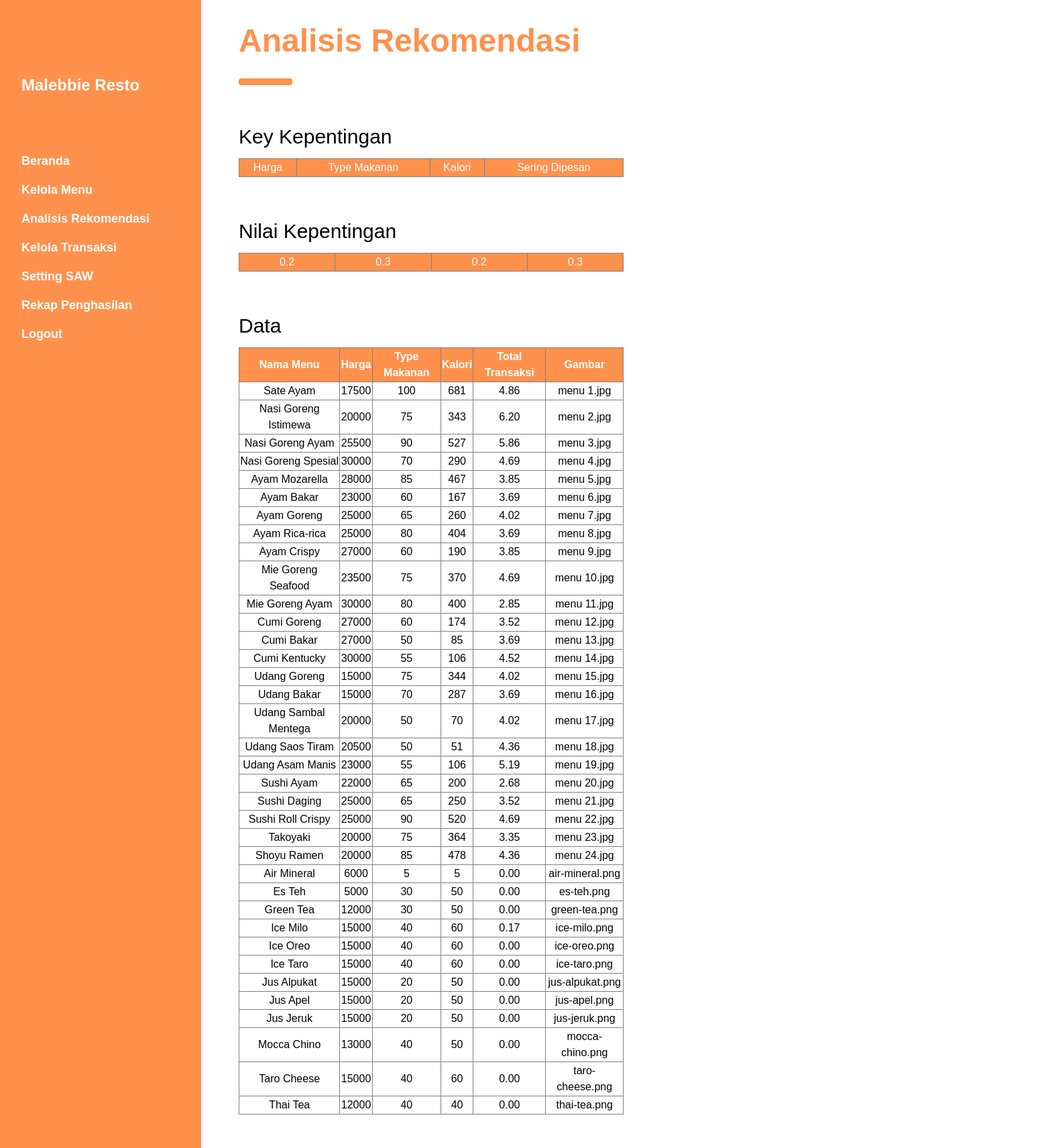
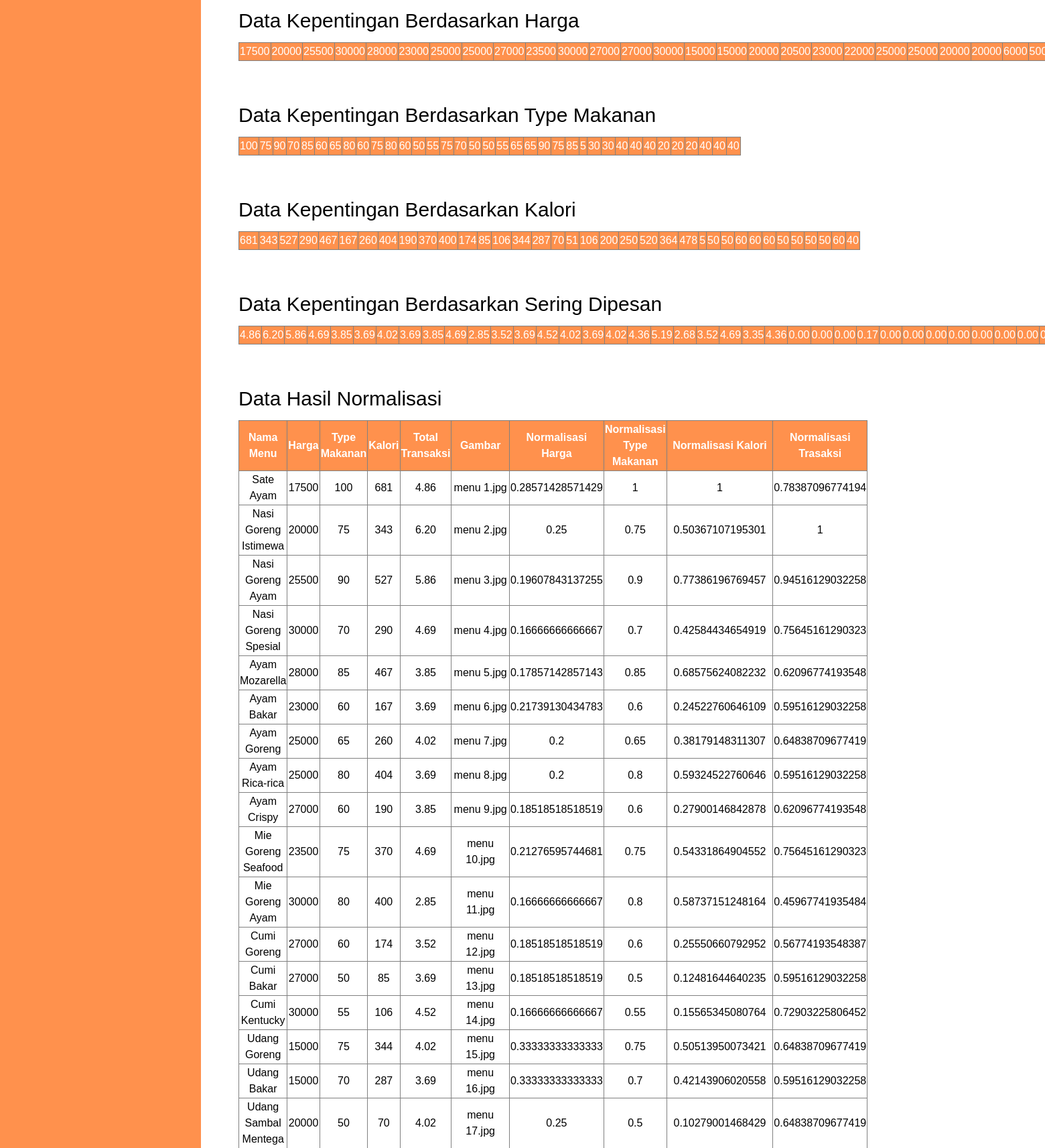
/admin/view_analisis_rekomendasi.php (signed in, upper part), run on the app's committed database (2 pictures, top to bottom).
### tables this page shows
CREATE TABLE IF NOT EXISTS `table_menu` (
  `id` int(11) NOT NULL AUTO_INCREMENT,
  `nama_menu` varchar(50) NOT NULL,
  `makanan_or_minuman` varchar(50) NOT NULL,
  `harga` double NOT NULL DEFAULT 0,
  `type_makanan` double NOT NULL DEFAULT 0,
  `kalori` double NOT NULL DEFAULT 0,
  `gambar` text NOT NULL,
  PRIMARY KEY (`id`)
);

### admin/view_analisis_rekomendasi.php (the view, shortened to what this page needs)
<?php
  include('template/atas.php');
?>
  <div class="w3-container" id="login" style="margin-top:15px">
    <h1 class="w3-xxxlarge judul-content"><b>Analisis Rekomendasi</b></h1>
    <hr class="w3-round garis-judul-content">
      <br>
<?php
  include('config/connect-db.php');
  $key_kepentingan = array();
  $data            = array();
  $i = 0;
  $r = mysqli_query($mysqli, "SELECT * FROM table_setting_saw");
  while($e = mysqli_fetch_array($r)) {
     $key_kepentingan[$i] = $e['kepentingan'];
     $i++;
  }
  $j = 0;
  $result = mysqli_query($mysqli, "SELECT * FROM table_menu");
  while($d = mysqli_fetch_array($result)) {
    $r = mysqli_query($mysqli, "SELECT COUNT(*) tot FROM table_transaksi WHERE id_menu = $d[id]");
    $rc = mysqli_fetch_array($r);
    $s = mysqli_query($mysqli, "SELECT COUNT(*) tot FROM table_transaksi");
    $rs = mysqli_fetch_array($s);
    $trasaksi = number_format(($rc['tot']/$rs['tot'])*100,2);
    $data[$j] = array(
                     $d['nama_menu'],
               $d['harga'],
               $d['type_makanan'],
               $d['kalori'],
               $trasaksi,
               $d['gambar']
              );
    $j++;
  }
  $Hdata        = array("Nama Menu","Harga","Type Makanan","Kalori","Total Transaksi","Gambar");
  function displayData($var,$title)
  {
  $tab  = "<h2>".$title."</h2>";
  $tab .= "<table border=1 style='border-collapse:collapse;width:50%'><tr class='w3-red'>";
  foreach ($var as $gg) {
     $tab .= "<td><center>".$gg."</td>";
  }
  $tab .= "</tr></table><br><br>";
  echo $tab;
  }
  function displayDataMultidimentions($var,$title,$header)
  {
  $tab  = "<h2>".$title."</h2>";
  $tab .= "<table border=1 style='border-collapse:collapse;width:50%'>";
  $tab .= "<tr class='w3-red'>";
  foreach ($header as $hh) {
    $tab .= "<th>$hh</th>";
  }
  $tab .= "</tr>";
  foreach ($var as $gg) {
     $tab .= "<tr>";
     foreach ($gg as $g) {
     $tab .= "<td><center>".$g."</td>";
     }
     $tab .= "</tr>";
  }
  $tab .= "</table><br><br>";
  echo $tab;
  }
  displayData($key_kepentingan,'Key Kepentingan');
  displayDataMultidimentions($data,'Data',$Hdata);
?>
  </div>
</div>
<br><br><br><br><br>
<?php
  include('template/bawah.php');
?>

### admin/assets/w3.css (style rules this page uses)
*,*:before,*:after { box-sizing:inherit }
html { -ms-text-size-adjust:100%;-webkit-text-size-adjust:100% }
body { margin:0 }
hr { box-sizing:content-box;height:0;overflow:visible }
html,body { font-family:Verdana,sans-serif;font-size:15px;line-height:1.5 }
html { overflow-x:hidden }
h1 { font-size:36px }
h2 { font-size:30px }
h1,h2,h3,h4,h5,h6 { font-family:"Segoe UI",Arial,sans-serif;font-weight:400;margin:10px 0 }
hr { border:0;border-top:1px solid #eee;margin:20px 0 }
.w3-container:after,.w3-container:before,.w3-panel:after,.w3-panel:before,.w3-row:after,.w3-row:before,.w3-row-padding:after,.w3-row-padding:before, .w3-cell-row:before,.w3-cell-row:after,.w3-clear:after,.w3-clear:before,.w3-bar:before,.w3-bar:after { content:"";display:table;clear:both }
.w3-round,.w3-round-medium { border-radius:4px }
.w3-container,.w3-panel { padding:0.01em 16px }
.w3-xxxlarge { font-size:48px!important }
.w3-red,.w3-hover-red:hover { color:#fff!important;background-color:#f39c12!important }

### admin/template/atas.php (style rules this page uses)
body,h1,h2,h3,h4,h5 { font-family: "Poppins", sans-serif }
body { font-size:16px; }
.judul-content { color: #ff914d; }
.garis-judul-content { width:70px;border:5px solid #ff914d; }
.w3-red { background-color: #ff914d!important; }

### data on the page
table_menu: nama_menu "Sate Ayam", harga "17500", type_makanan "100", kalori "681", g "4.86", gambar "menu 1.jpg", g "0.28571428571429", id "1", g "0.78387096774194"
table_menu: nama_menu "Nasi Goreng Istimewa", harga "20000", type_makanan "75", kalori "343", g "6.20", gambar "menu 2.jpg", g "0.25", g "0.75", g "0.50367107195301", g "1"
table_menu: nama_menu "Nasi Goreng Ayam", harga "25500", type_makanan "90", kalori "527", g "5.86", gambar "menu 3.jpg", g "0.19607843137255", g "0.9", g "0.77386196769457", g "0.94516129032258"
table_menu: nama_menu "Nasi Goreng Spesial", harga "30000", type_makanan "70", kalori "290", g "4.69", gambar "menu 4.jpg", g "0.16666666666667", g "0.7", g "0.42584434654919", g "0.75645161290323"
table_menu: nama_menu "Ayam Mozarella", harga "28000", type_makanan "85", kalori "467", g "3.85", gambar "menu 5.jpg", g "0.17857142857143", g "0.85", g "0.68575624082232", g "0.62096774193548"
table_menu: nama_menu "Ayam Bakar", harga "23000", type_makanan "60", kalori "167", g "3.69", gambar "menu 6.jpg", g "0.21739130434783", g "0.6", g "0.24522760646109", g "0.59516129032258"
table_menu: nama_menu "Ayam Goreng", harga "25000", type_makanan "65", kalori "260", g "4.02", gambar "menu 7.jpg", g "0.2", g "0.65", g "0.38179148311307", g "0.64838709677419"
table_menu: nama_menu "Ayam Rica-rica", harga "25000", type_makanan "80", kalori "404", g "3.69", gambar "menu 8.jpg", g "0.2", g "0.8", g "0.59324522760646", g "0.59516129032258"
table_menu: nama_menu "Ayam Crispy", harga "27000", type_makanan "60", kalori "190", g "3.85", gambar "menu 9.jpg", g "0.18518518518519", g "0.6", g "0.27900146842878", g "0.62096774193548"
table_menu: nama_menu "Mie Goreng Seafood", harga "23500", type_makanan "75", kalori "370", g "4.69", gambar "menu 10.jpg", g "0.21276595744681", g "0.75", g "0.54331864904552", g "0.75645161290323"
table_menu: nama_menu "Mie Goreng Ayam", harga "30000", type_makanan "80", kalori "400", g "2.85", gambar "menu 11.jpg", g "0.16666666666667", g "0.8", g "0.58737151248164", g "0.45967741935484"
table_menu: nama_menu "Cumi Goreng", harga "27000", type_makanan "60", kalori "174", g "3.52", gambar "menu 12.jpg", g "0.18518518518519", g "0.6", g "0.25550660792952", g "0.56774193548387"
table_menu: nama_menu "Cumi Bakar", harga "27000", type_makanan "50", kalori "85", g "3.69", gambar "menu 13.jpg", g "0.18518518518519", g "0.5", g "0.12481644640235", g "0.59516129032258"
table_menu: nama_menu "Cumi Kentucky", harga "30000", type_makanan "55", kalori "106", g "4.52", gambar "menu 14.jpg", g "0.16666666666667", g "0.55", g "0.15565345080764", g "0.72903225806452"
table_menu: nama_menu "Udang Goreng", harga "15000", type_makanan "75", kalori "344", g "4.02", gambar "menu 15.jpg", g "0.33333333333333", g "0.75", g "0.50513950073421", g "0.64838709677419"
table_menu: nama_menu "Udang Bakar", harga "15000", type_makanan "70", kalori "287", g "3.69", gambar "menu 16.jpg", g "0.33333333333333", g "0.7", g "0.42143906020558", g "0.59516129032258"
table_menu: nama_menu "Udang Sambal Mentega", harga "20000", type_makanan "50", kalori "70", g "4.02", gambar "menu 17.jpg", g "0.25", g "0.5", g "0.10279001468429", g "0.64838709677419"
table_menu: nama_menu "Udang Saos Tiram", harga "20500", type_makanan "50", kalori "51", g "4.36", gambar "menu 18.jpg"
table_menu: nama_menu "Udang Asam Manis", harga "23000", type_makanan "55", kalori "106", g "5.19", gambar "menu 19.jpg"
table_menu: nama_menu "Sushi Ayam", harga "22000", type_makanan "65", kalori "200", g "2.68", gambar "menu 20.jpg"
table_menu: nama_menu "Sushi Daging", harga "25000", type_makanan "65", kalori "250", g "3.52", gambar "menu 21.jpg"
table_menu: nama_menu "Sushi Roll Crispy", harga "25000", type_makanan "90", kalori "520", g "4.69", gambar "menu 22.jpg"
table_menu: nama_menu "Takoyaki", harga "20000", type_makanan "75", kalori "364", g "3.35", gambar "menu 23.jpg"
table_menu: nama_menu "Shoyu Ramen", harga "20000", type_makanan "85", kalori "478", g "4.36", gambar "menu 24.jpg"
table_menu: nama_menu "Air Mineral", harga "6000", g "5", g "0.00", gambar "air-mineral.png"
table_menu: nama_menu "Es Teh", harga "5000", type_makanan "30", kalori "50", g "0.00", gambar "es-teh.png"
table_menu: nama_menu "Green Tea", harga "12000", type_makanan "30", kalori "50", g "0.00", gambar "green-tea.png"
table_menu: nama_menu "Ice Milo", harga "15000", type_makanan "40", kalori "60", g "0.17", gambar "ice-milo.png"
table_menu: nama_menu "Ice Oreo", harga "15000", type_makanan "40", kalori "60", g "0.00", gambar "ice-oreo.png"
table_menu: nama_menu "Ice Taro", harga "15000", type_makanan "40", kalori "60", g "0.00", gambar "ice-taro.png"
table_menu: nama_menu "Jus Alpukat", harga "15000", type_makanan "20", kalori "50", g "0.00", gambar "jus-alpukat.png"
table_menu: nama_menu "Jus Apel", harga "15000", type_makanan "20", kalori "50", g "0.00", gambar "jus-apel.png"
table_menu: nama_menu "Jus Jeruk", harga "15000", type_makanan "20", kalori "50", g "0.00", gambar "jus-jeruk.png"
table_menu: nama_menu "Mocca Chino", harga "13000", type_makanan "40", kalori "50", g "0.00", gambar "mocca-chino.png"
table_menu: nama_menu "Taro Cheese", harga "15000", type_makanan "40", kalori "60", g "0.00", gambar "taro-cheese.png"
table_menu: nama_menu "Thai Tea", harga "12000", g "40", g "0.00", gambar "thai-tea.png"

### other printed values
$title "Key Kepentingan Nilai Kepentingan Data Kepentingan Berdasarkan Harga Data Kepentingan Berdasarkan Type Makanan Data Kepentingan Berdasarkan Kalori Data Kepentingan Berdasarkan Sering Dipesan"
$gg "Harga"
$gg "Type Makanan"
$gg "Kalori"
$gg "Sering Dipesan"
$gg "0.2"
$gg "0.3"
$title "Data Data Hasil Normalisasi"
$hh "Nama Menu"
$hh "Harga"
$hh "Type Makanan"
$hh "Kalori"
$hh "Total Transaksi"
$hh "Gambar"
$gg "17500"
